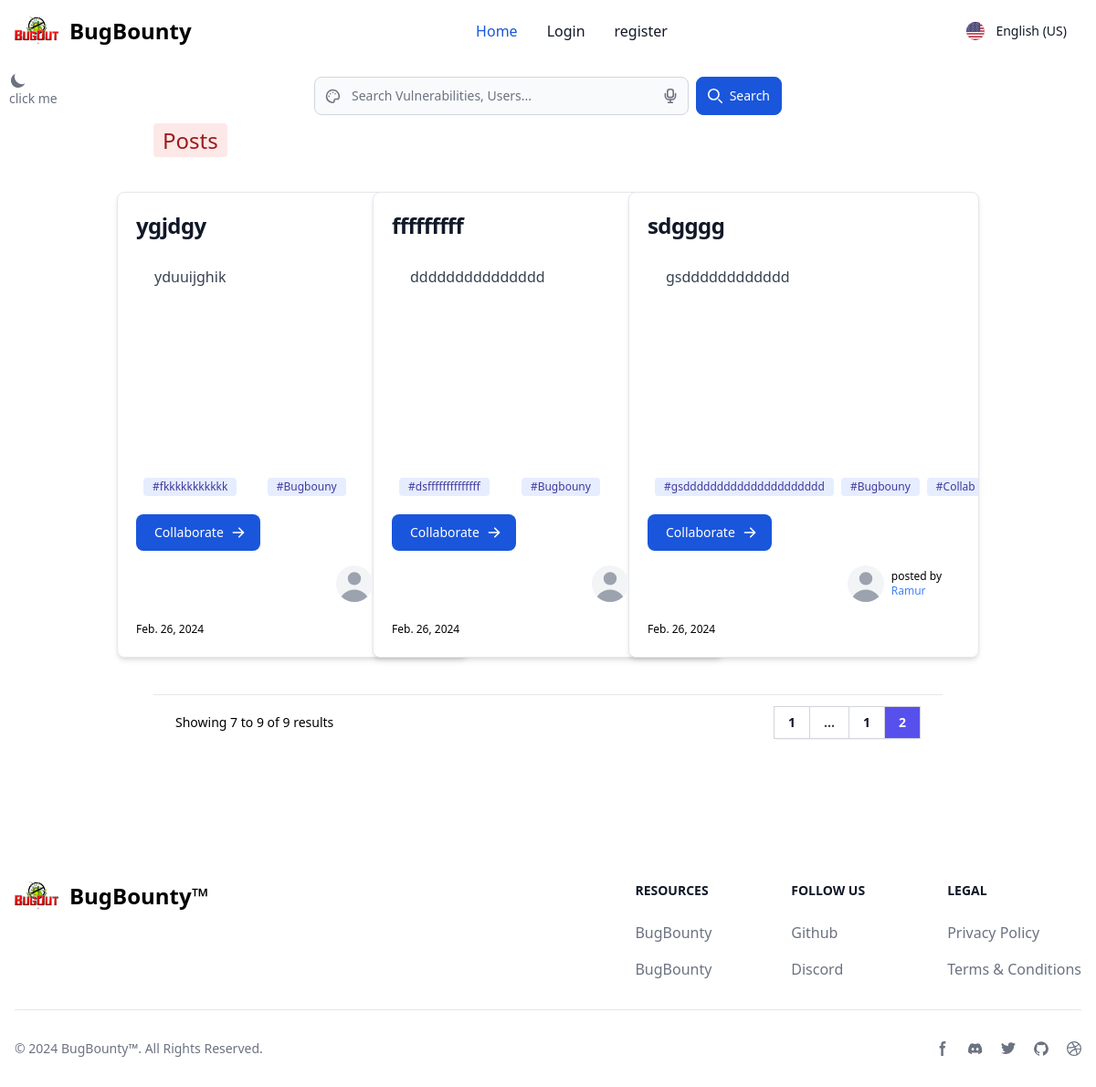
Screenshot of /?page=2 with the database file from the repository.
### app/models.py (models this page shows)
class Posts(models.Model):
    title = models.CharField(max_length=150)
    description = models.TextField()
    tags = models.CharField(max_length=150, null=True, blank=True)
    user = models.ForeignKey(User, on_delete=models.CASCADE)
    date = models.DateField(auto_now=True)

### app/views.py (the view)
# urls.py: path('', index, name='index'),
def index(request):
    data = Posts.objects.all()
    if request.method == "POST":
        name = request.POST['name']
        data = Posts.objects.filter(Q(tags__icontains=name) | Q(
            title__icontains=name) | Q(description__icontains=name) | Q(user__username__icontains=name))
    paginator = Paginator(data, 6)
    page_number = request.GET.get('page')
    service_data = paginator.get_page(page_number)
    return render(request, 'index.html', {"query": service_data})

### app/templates/index.html (shortened to what this page needs)
{% extends "base.html" %} {% block content %}
<div class="flex justify-center items-center mb-3">
  <form class="flex items-center  mx-auto w-auto md:w-1/2" method="post">
    <div class="relative w-full">
        <div class="absolute inset-y-0 start-0 flex items-center ps-3 pointer-events-none">
        </div>
        <input type="text" name="name" id="voice-search" class="bg-gray-50 border border-gray-300 text-gray-900 text-sm rounded-lg focus:ring-blue-500 focus:border-blue-500 block w-full ps-10 p-2.5  dark:bg-gray-700 dark:border-gray-600 dark:placeholder-gray-400 dark:text-white dark:focus:ring-blue-500 dark:focus:border-blue-500" placeholder="Search Vulnerabilities, Users..." required />
        <button type="button" class="absolute inset-y-0 end-0 flex items-center pe-3">
        </button>
    </div>
    <button type="submit" class="inline-flex items-center py-2.5 px-3 ms-2 text-sm font-medium text-white bg-blue-700 rounded-lg border border-blue-700 hover:bg-blue-800 focus:ring-4 focus:outline-none focus:ring-blue-300 dark:bg-blue-600 dark:hover:bg-blue-700 dark:focus:ring-blue-800">
        <svg class="w-4 h-4 me-2" aria-hidden="true" xmlns="http://www.w3.org/2000/svg" fill="none" viewBox="0 0 20 20">
            <path stroke="currentColor" stroke-linecap="round" stroke-linejoin="round" stroke-width="2" d="m19 19-4-4m0-7A7 7 0 1 1 1 8a7 7 0 0 1 14 0Z"/>
        </svg>Search
    </button>
  </form>
</div>
<div class="px-10 md:px-20">
  <a
  href="{% url "index" %}"
    class="bg-red-100  text-red-800 text-2xl font-medium me-2 px-2.5 py-0.5 rounded dark:bg-red-900 dark:text-red-300 mb-5"
    >Posts</a
  >
  <div
    class="m-5 grid grid-cols-1 md:grid-cols-3 lg:grid-col-4 gap-4 justify-items-center"
  >
    {% if query %} {% for val in query %}
    <div
      class="w-96 bg-white border overflow-hidden border-gray-200 rounded-lg shadow-md dark:bg-gray-800 dark:border-gray-700 mt-5 h-auto"
    >
      <div class="p-5">
        <a href="#">
          <h5
            class="mb-2 text-2xl font-bold tracking-tight text-gray-900 dark:text-white"
          >
            {{val.title}}
          </h5>
        </a>
        <p
          class="mb-3 font-normal p-5 text-gray-700 dark:text-gray-400 w-auto md:w-auto overflow-auto text-justify h-auto md:h-60 scrollbar-thin scrollbar-thumb-transparent scrollbar-track-transparent"
        >
          {{val.description}}
        </p>
        <div class="flex justify-between m-2 text-xs">
          <span
            class="bg-indigo-100 text-indigo-800 text-xs font-medium me-2 px-2.5 py-0.5 rounded dark:bg-indigo-900 dark:text-indigo-300"
            >#{{val.tags}}</span
          >
          <span
            class="bg-indigo-100 text-indigo-800 text-xs font-medium me-2 px-2.5 py-0.5 rounded dark:bg-indigo-900 dark:text-indigo-300"
            >#Bugbouny</span
          >
          <span
            class="bg-indigo-100 text-indigo-800 text-xs font-medium me-2 px-2.5 py-0.5 rounded dark:bg-indigo-900 dark:text-indigo-300"
            >#Collab</span
          >
        </div>
        {% if request.user != val.user %}
        <button
        onclick="window.location.href='{% url 'sentcollabs' val.id %}'"
          data-modal-target="authentication-modal"
          data-modal-toggle="authentication-modal"
          data-post-id="{{ val.id }}"
          class="block text-white mt-5 bg-blue-700 hover:bg-blue-800 focus:ring-4 focus:outline-none focus:ring-blue-300 font-medium rounded-lg text-sm px-5 py-2.5 text-center dark:bg-blue-600 dark:hover:bg-blue-700 dark:focus:ring-blue-800"
          type="button"
        >
          <span class="flex items-center justify-end"
            >Collaborate
            <svg
              class="w-4 h-4 ml-2 -mr-1"
              fill="currentColor"
              viewBox="0 0 20 20"
              xmlns="http://www.w3.org/2000/svg"
            >
              <path
                fill-rule="evenodd"
                d="M10.293 3.293a1 1 0 011.414 0l6 6a1 1 0 010 1.414l-6 6a1 1 0 01-1.414-1.414L14.586 11H3a1 1 0 110-2h11.586l-4.293-4.293a1 1 0 010-1.414z"
                clip-rule="evenodd"
              ></path></svg
          ></span>
        </button>
        {% endif %}
        <a class="m-3 flex justify-end items-center"  href="{% url "publicprofile" val.user %}">
          <div
            class="relative w-10 h-10 overflow-hidden bg-gray-100 rounded-full dark:bg-gray-600"
          >
            <svg
              class="absolute w-12 h-12 text-gray-400 -left-1"
              fill="currentColor"
              viewBox="0 0 20 20"
              xmlns="http://www.w3.org/2000/svg"
            >
              <path
                fill-rule="evenodd"
                d="M10 9a3 3 0 100-6 3 3 0 000 6zm-7 9a7 7 0 1114 0H3z"
                clip-rule="evenodd"
              ></path>
            </svg>
          </div>
          <div class="dark:text-white text-xs p-2">
            posted by
            <h1 class="text-blue-500 capitalize" >{{val.user}} </h1>
          </div>
        </a>
        <span class="text-xs dark:text-white">{{val.date}}</span>
      </div>
    </div>
    {% comment %} card end {% endcomment %} {% endfor %} {% endif %}
  </div>
  <div class="flex items-center justify-between border-t border-gray-200 bg-white px-4 py-3 sm:px-6 dark:bg-black dark:text-white mt-auto md:mt-10">
    <div class="hidden sm:flex sm:flex-1 sm:items-center sm:justify-between dark:text-white">
      <div>
        <p class="text-sm">
          Showing
          <span class="font-medium">{{ query.start_index }}</span>
          to
          <span class="font-medium">{{ query.end_index }}</span>
          of
          <span class="font-medium">{{ query.paginator.count }}</span>
          results
        </p>
      </div>
      <div>
        <nav class="isolate inline-flex -space-x-px rounded-md shadow-sm dark:text-white" aria-label="Pagination">
          {% if query.has_previous %}
          <a href="?page=1" class="relative inline-flex items-center px-4 py-2 text-sm font-semibold text-gray-900 ring-1 ring-inset ring-gray-300 hover:bg-gray-50 dark:hover:bg-gray-700 focus:z-20 focus:outline-offset-0">1</a>
          <span class="relative inline-flex items-center px-4 py-2 text-sm font-semibold text-gray-700 ring-1 ring-inset ring-gray-300 focus:outline-offset-0">...</span>
          {% endif %}
          {% for page_num in query.paginator.page_range %}
            {% if page_num > query.number|add:'-5' and page_num < query.number|add:'5' %}
              <a href="?page={{ page_num }}" class="relative inline-flex items-center px-4 py-2 text-sm font-semibold {% if page_num == query.number %} bg-indigo-600 text-white {% else %} text-gray-900 {% endif %} dark:text-white ring-1 ring-inset ring-gray-300 dark:ring-gray-700 hover:bg-gray-50 dark:hover:bg-gray-700 focus:z-20 focus:outline-offset-0">{{ page_num }}</a>
            {% endif %}
          {% endfor %}
        </nav>
      </div>
    </div>
  </div>
</div>
{% endblock content %}

### rows the page displays
Posts: title "ygjdgy", description "yduuijghik", tags "fkkkkkkkkkkk", date "Feb. 26, 2024"
Posts: title "fffffffff", description "ddddddddddddddd", tags "dsffffffffffffff", date "Feb. 26, 2024"
Posts: title "sdgggg", description "gsdddddddddddd", tags "gsddddddddddddddddddddd", user "Ramur", date "Feb. 26, 2024"

### other values shown
{{ query.start_index }} "7"
{{ query.end_index }} "9"
{{ query.paginator.count }} "9"
{{ page_num }} "1" "2"
